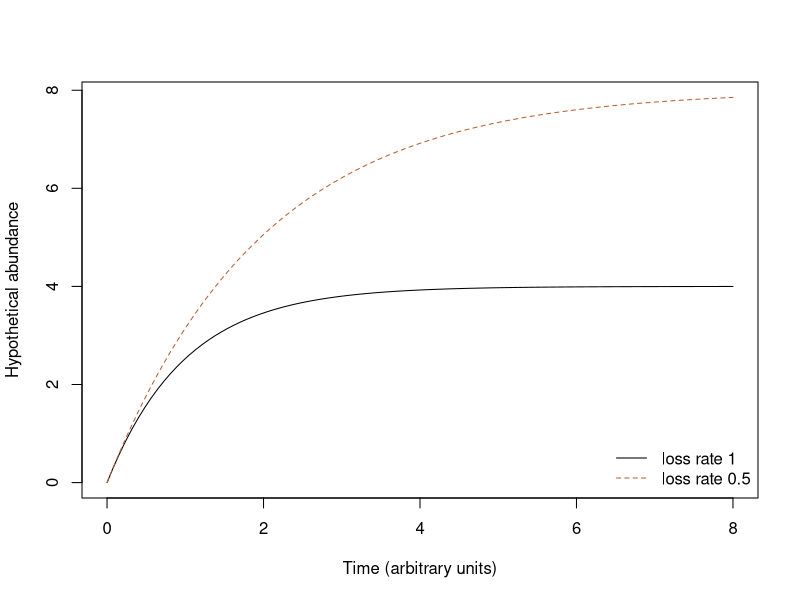

Source code (R):
## ---- chunk 1
N <- 100; K <- 20; n <- 10; x <- 5
p <- phyper(x-1,K,N-K,n,lower.tail=FALSE)
c(expected_overlap=n*K/N,observed_overlap=x,enrichment_p=p)
A <- matrix(c(0,1,1,0,1,0,1,0,1,1,0,1,0,0,1,0),4,4,byrow=TRUE)
dimnames(A) <- list(paste0("g",1:4),paste0("g",1:4))
stopifnot(isSymmetric(A),all(diag(A)==0),sum(A)==2*4)
rowSums(A)
## ---- chunk 2
time <- seq(0,8,length.out=100)
a <- 4;b <- 1;x0 <- 0
trajectory <- a/b+(x0-a/b)*exp(-b*time)
slow <- a/.5+(x0-a/.5)*exp(-.5*time)
plot(time,trajectory,type='l',ylim=range(c(trajectory,slow)),
 xlab='Time (arbitrary units)',ylab='Hypothetical abundance')
lines(time,slow,col='#B85E32',lty=2)
legend('bottomright',c('loss rate 1','loss rate 0.5'),
 col=c('black','#B85E32'),lty=c(1,2),bty='n')
